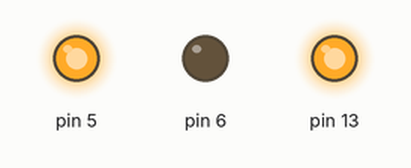
The sketch below on a simulated Arduino Uno, built with avr-gcc and run on an emulated ATmega328P. On the bench: output pins drawn as LEDs (lit = HIGH).

Above: at 0.1 s.
At 4.1 s:
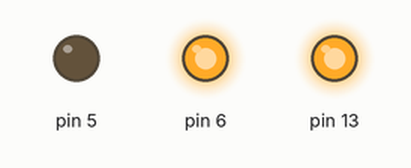
Timing chart, 0 to 5.6 s (numbered marks = the images above):
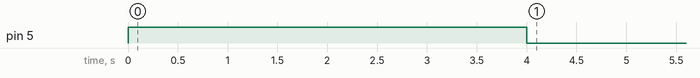

The sketch:

Teensy_LED_V1.ino
```cpp
//pin 13 is inbuilt led

void setup() {
  pinMode(13, OUTPUT);
  pinMode(5, OUTPUT);
  pinMode(6, OUTPUT);
  digitalWrite(13, HIGH);
  digitalWrite(5, HIGH);
  delay(4000);
  digitalWrite(5, LOW);
  digitalWrite(6, HIGH);

  //Serial.begin(115200);
}

void loop() {
}
```
